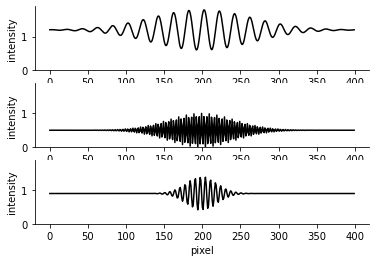

Generate this figure with Python:
# -*- coding: utf-8 -*-
"""
Created on Sun Jul 24 08:46:23 2022

@author: 91992
"""
import numpy as np
import math as mt
import matplotlib as plt
import sys
import matplotlib.pyplot as pl
def UnBox(ax=None):
    if not ax: ax = pl.gca() #Get current Axis
    ax.spines['right'].set_color('none')
    ax.spines['top'].set_color('none')
    ax.xaxis.set_ticks_position('bottom')
    ax.yaxis.set_ticks_position('left')
    
def ShowOrSave():
    if len(sys.argv)==1:
        pl.show()
    else:
        plotFile=sys.argv[1]
        plt.savefig(plotFile,bbox_inches="tight")
    
def FringePattern(npix,frequency,flux,correlatedFlux,phase,envelopeWidth,):
    x=np.linspace(-npix/2+1,npix/2,npix)
    envelope=np.exp(-x**2/(2*envelopeWidth**2))
    return flux+correlatedFlux*envelope*np.cos(2*mt.pi*frequency*x+phase)

def FringePatterns(npix=400):
    return([
    FringePattern(npix,frequency=0.050,flux=1.2,correlatedFlux=0.6,phase=-mt.pi/3,envelopeWidth=66),
    FringePattern(npix,frequency=0.3,flux=0.5,correlatedFlux=0.5,phase=0,envelopeWidth=44),
    FringePattern(npix,frequency=0.15,flux=0.9,correlatedFlux=0.5,phase=mt.pi/2,envelopeWidth=20)])

fig,ax=pl.subplots(3,1,sharex=True,sharey=True,figsize=(6,4))
for i,fringe in enumerate(FringePatterns()):
    pl.sca(ax[i])
    pl.plot(fringe,color="k")
    pl.ylabel("intensity")
    pl.ylim(0,1.9)
    UnBox()
pl.xlabel("pixel")
ShowOrSave()
pl.savefig(fig)

pl.figure(figsize=(6,4))
summedFringe=sum(FringePatterns())
pl.plot(summedFringe,color="k")
pl.ylabel("intensity")
pl.xlabel("pixel")
UnBox()
ShowOrSave()
pl.savefig()
